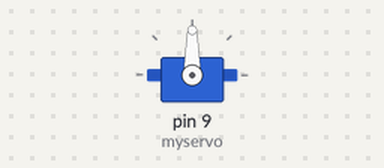
A sketch run on a simulated Arduino Uno, built with avr-gcc and run on an emulated ATmega328P. Parts: servo.

Above: at 0.05 s.
At 1.05 s:
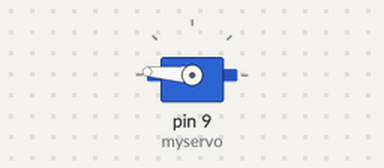
At 1.4 s:
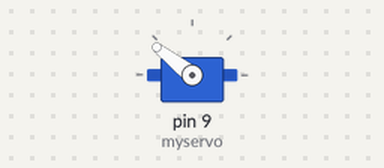
At 2.8 s:
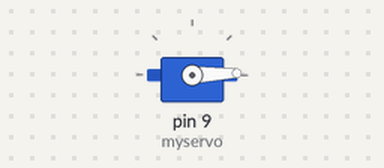
Timing chart, 0 to 6.5 s (numbered marks = the images above):
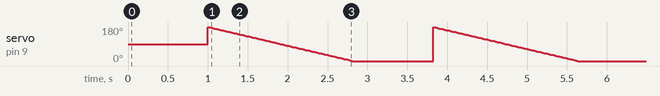

The sketch:

Servo_Herzog.ino
```cpp
#include <Servo.h>
int pos = 180;
int planettype = 3;
Servo myservo;  // create servo object to control a servo'


void setup() {
   myservo.attach(9);  // attaches the servo on pin 9 to the servo object
}


void move_servo(){
  if (planettype == 3) {
    pos = 180;
    delay (1000);
      for (pos = 180; pos >= 0; pos -= 1) { // goes from 0 degrees to 180 degrees
      // in steps of 1 degree
      myservo.write(pos);       // tell servo to go to position in variable 'pos'
      delay(10);
      }
      }
}
void loop (){
move_servo();
}
```
